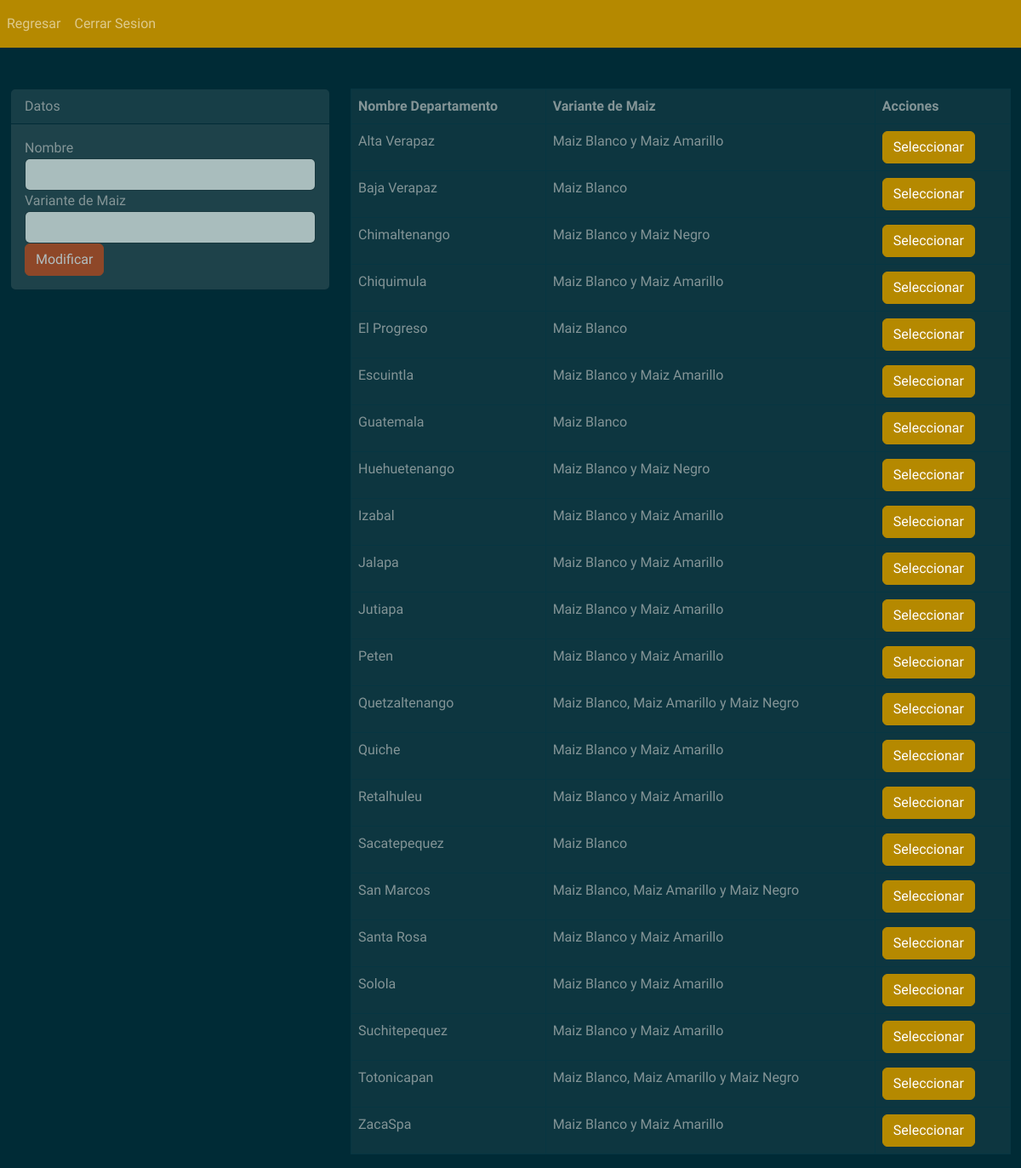
The app's page /Vista/EditarMapa.php with its own data.
### tables this page shows
CREATE TABLE IF NOT EXISTS LUGAR(
	nombre VARCHAR(50) NOT NULL,
	variante_Maiz VARCHAR(50) NOT NULL,
	PRIMARY KEY(nombre)
);

### Vista/EditarMapa.php (the view, shortened to what this page needs)
<!DOCTYPE html>
<html lang="en">
<head>
    <link rel="stylesheet" href="../css/bootstrap.min.css" />
</head>
<body>
    <nav class="navbar navbar-expand-lg navbar-dark bg-primary">
        <div class="collapse navbar-collapse" id="navbarSupportedContent">
            <ul class="navbar-nav mr-auto">
                <li class="nav-item active">
                    <a class="nav-link" href="Editar.php">Regresar</a>
                </li>
                <li class="nav-item active">
                    <a class="nav-link" href="/Maiz">Cerrar Sesion</a>
                </li>
            </ul>
        </div>
    </nav>
    <div class="container-fluid">
        <br><br>
        <div class="row">
            <?php
            $txtNombre = (isset($_POST['txtNombre'])) ? $_POST['txtNombre'] : "";
            $txtVar = (isset($_POST['txtVar'])) ? $_POST['txtVar'] : "";
            $Accion = (isset($_POST['accion'])) ? $_POST['accion'] : "";
            ?>
            <?php include("../Modelo/conexion.php");
            $sentenciaSQL = $conexion->prepare("SELECT *FROM lugar;");
            $sentenciaSQL->execute();
            $listarLugares = $sentenciaSQL->fetchAll(PDO::FETCH_ASSOC);
            ?>
            <div class="col-md-4">
                <div class="card">
                    <div class="card-header">
                        Datos
                    </div>
                    <div class="card-body">
                        <form method="POST" enctype="multipart/form-data">
                            <div class="form-group">
                                <label for="exampleInputEmail1">Nombre</label>
                                <input type="txt" required readonly class="form-control"
                                    value="<?php echo $txtNombre; ?>" id="txtNombre" name="txtNombre">
                            </div>
                            <div class="form-group">
                                <label for="exampleInputEmail1">Variante de Maiz</label>
                                <input type="txt" class="form-control" value="<?php echo $txtVar; ?>" id="txtVar"
                                    name="txtVar">
                            </div>
                            <div class="btn-group" role="group" aria-label="">
                                <button type="submit" name="accion" <?php echo ($Accion != "Seleccionar") ? "disabled" : "" ?>
                                    value="Modificar" class="btn btn-warning">Modificar</button>
                            </div>
                        </form>
                    </div>
                </div>
            </div>
            <div class="col-md-8">
                <table class="table table-bordered">
                    <thead>
                        <tr>
                            <th>Nombre Departamento</th>
                            <th>Variante de Maiz</th>
                            <th>Acciones</th>
                        </tr>
                    </thead>
                    <tbody>
                        <?php foreach ($listarLugares as $lugar) { ?>
                            <tr>
                                <td>
                                    <?php echo $lugar['nombre']; ?>
                                </td>
                                <td>
                                    <?php echo $lugar['variante_Maiz']; ?>
                                </td>
                                <td>
                                    <form method="post">
                                        <input type="submit" name="accion" value="Seleccionar" class="btn btn-primary" />
                                    </form>
                                </td>
                            </tr>
                        <?php } ?>
                    </tbody>
                </table>
            </div>

### records on screen
lugar: nombre "Alta Verapaz", variante_Maiz "Maiz Blanco y Maiz Amarillo"
lugar: nombre "Baja Verapaz", variante_Maiz "Maiz Blanco"
lugar: nombre "Chimaltenango", variante_Maiz "Maiz Blanco y Maiz Negro"
lugar: nombre "Chiquimula", variante_Maiz "Maiz Blanco y Maiz Amarillo"
lugar: nombre "El Progreso", variante_Maiz "Maiz Blanco"
lugar: nombre "Escuintla", variante_Maiz "Maiz Blanco y Maiz Amarillo"
lugar: nombre "Guatemala", variante_Maiz "Maiz Blanco"
lugar: nombre "Huehuetenango", variante_Maiz "Maiz Blanco y Maiz Negro"
lugar: nombre "Izabal", variante_Maiz "Maiz Blanco y Maiz Amarillo"
lugar: nombre "Jalapa", variante_Maiz "Maiz Blanco y Maiz Amarillo"
lugar: nombre "Jutiapa", variante_Maiz "Maiz Blanco y Maiz Amarillo"
lugar: nombre "Peten", variante_Maiz "Maiz Blanco y Maiz Amarillo"
lugar: nombre "Quetzaltenango", variante_Maiz "Maiz Blanco, Maiz Amarillo y Maiz Negro"
lugar: nombre "Quiche", variante_Maiz "Maiz Blanco y Maiz Amarillo"
lugar: nombre "Retalhuleu", variante_Maiz "Maiz Blanco y Maiz Amarillo"
lugar: nombre "Sacatepequez", variante_Maiz "Maiz Blanco"
lugar: nombre "San Marcos", variante_Maiz "Maiz Blanco, Maiz Amarillo y Maiz Negro"
lugar: nombre "Santa Rosa", variante_Maiz "Maiz Blanco y Maiz Amarillo"
lugar: nombre "Solola", variante_Maiz "Maiz Blanco y Maiz Amarillo"
lugar: nombre "Suchitepequez", variante_Maiz "Maiz Blanco y Maiz Amarillo"
lugar: nombre "Totonicapan", variante_Maiz "Maiz Blanco, Maiz Amarillo y Maiz Negro"
lugar: nombre "ZacaSpa", variante_Maiz "Maiz Blanco y Maiz Amarillo"
